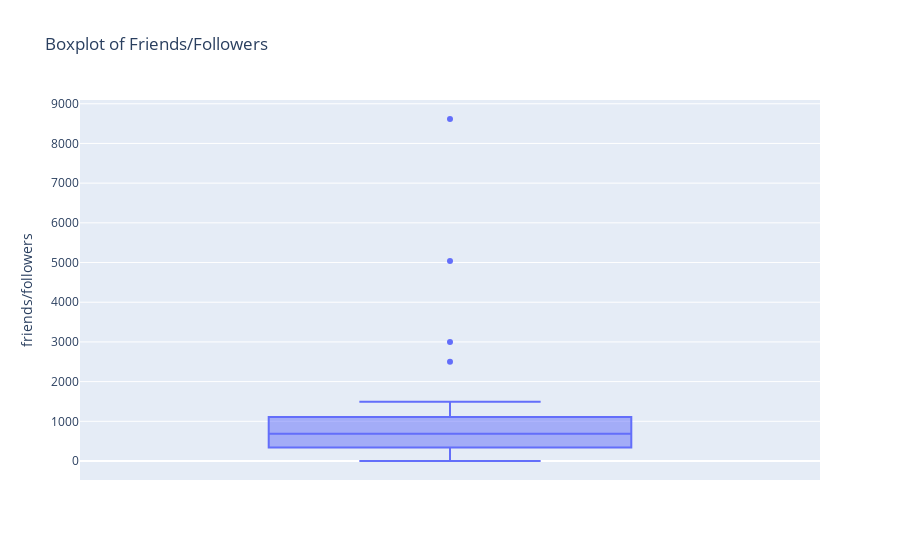

This figure's notebook cell:
### Code cell
fig2 = px.box(df, y='friends/followers', title='Boxplot of Friends/Followers')
fig2.show()
# Q1 = df['friends/followers'].quantile(0.25)
# Q3 = df['friends/followers'].quantile(0.75)
# IQR = Q3 - Q1

# # Define outlier bounds
# lower_bound = Q1 - 1.5 * IQR
# upper_bound = Q3 + 1.5 * IQR

# # Identify outliers
# outliers = df[(df['friends/followers'] < lower_bound) | (df['friends/followers'] > upper_bound)]

# # Count the number of outliers
# num_outliers = outliers.shape[0]

# print(f"Number of outliers: {num_outliers}")
# print("Outliers:")
# print(outliers)

### Figure 1 — Plotly figure (JSON) as saved in the notebook; plotly's stock layout.template omitted (floating-point values rounded to 4 significant figures; data arrays with more than 128 entries replaced by an {"elided": "..."} marker saying what was removed)
{"data": [{"alignmentgroup": "True", "hovertemplate": "friends/followers=%{y}<extra></extra>", "legendgroup": "", "marker": {"color": "#636efa"}, "name": "", "notched": false, "offsetgroup": "", "orientation": "v", "showlegend": false, "type": "box", "x0": " ", "xaxis": "x", "y": {"elided": "219 int values"}, "y0": " ", "yaxis": "y"}], "layout": {"boxmode": "group", "legend": {"tracegroupgap": 0}, "title": {"text": "Boxplot of Friends/Followers"}, "xaxis": {"anchor": "y", "domain": [0, 1]}, "yaxis": {"anchor": "x", "domain": [0, 1], "title": {"text": "friends/followers"}}}}
